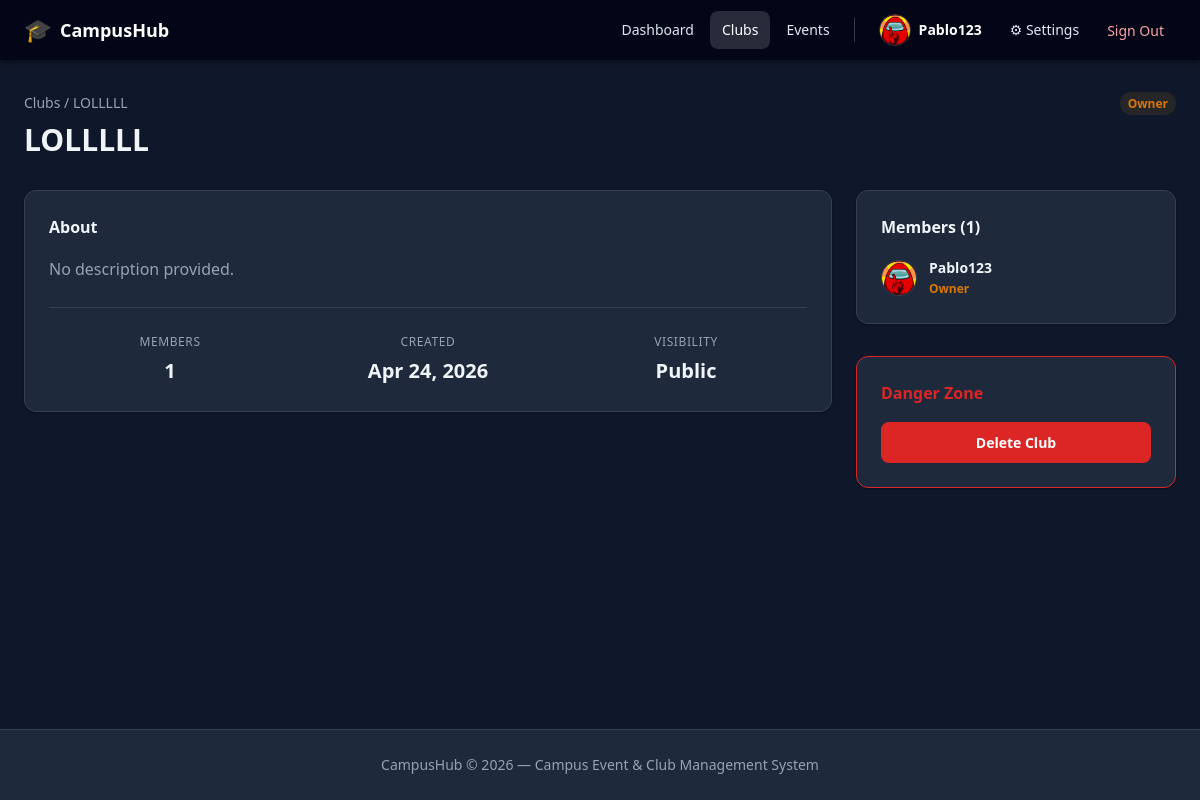
/clubs/4 (signed in), run on an earlier commit of the app's database.
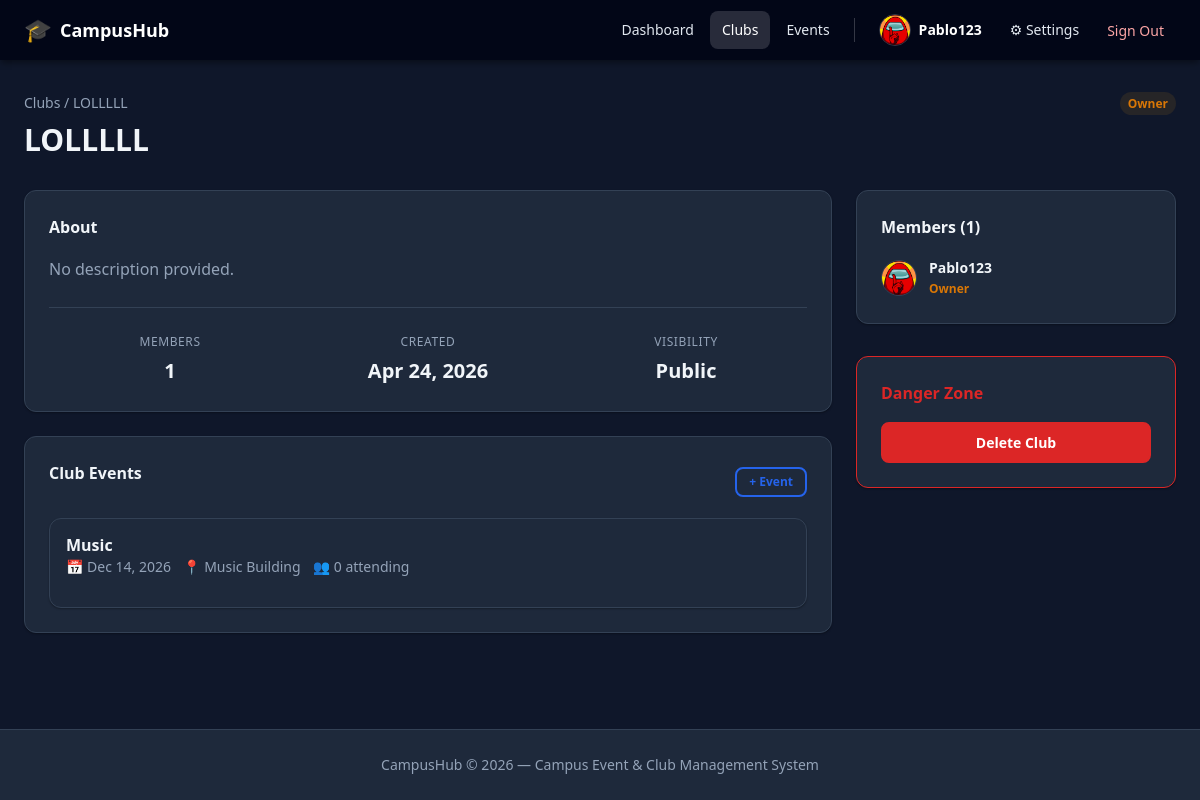
And on a later commit of the database.
### app/models/user.py (models this page shows, shortened)
class User(Base):
    __tablename__ = "users"
    id: Mapped[int] = mapped_column(Integer, primary_key=True, index=True)
    username: Mapped[str] = mapped_column(String(50), unique=True, nullable=False, index=True)
    email: Mapped[str] = mapped_column(String(255), unique=True, nullable=False, index=True)
    phone_number: Mapped[str | None] = mapped_column(String(20), nullable=True)
    profile_photo_path: Mapped[str | None] = mapped_column(String(500), nullable=True)
    hashed_password: Mapped[str] = mapped_column(String(255), nullable=False)
    is_active: Mapped[bool] = mapped_column(Boolean, default=True, nullable=False)
    is_admin: Mapped[bool] = mapped_column(Boolean, default=False, nullable=False)
    created_at: Mapped[datetime] = mapped_column(DateTime, server_default=func.now(), nullable=False)
    updated_at: Mapped[datetime] = mapped_column(
        DateTime, server_default=func.now(), onupdate=func.now(), nullable=False
    )
    settings: Mapped["UserSettings"] = relationship(
        "UserSettings", back_populates="user", uselist=False, cascade="all, delete-orphan"
    )
    club_memberships: Mapped[list["ClubMembership"]] = relationship(  # type: ignore[name-defined]
        "ClubMembership", back_populates="user", cascade="all, delete-orphan"
    )
    created_clubs: Mapped[list["Club"]] = relationship(  # type: ignore[name-defined]
        "Club", back_populates="creator", foreign_keys="Club.created_by"
    )
    created_events: Mapped[list["Event"]] = relationship(  # type: ignore[name-defined]
        "Event", back_populates="creator"
    )
    event_attendances: Mapped[list["EventAttendee"]] = relationship(  # type: ignore[name-defined]
        "EventAttendee", back_populates="user", cascade="all, delete-orphan"
    )

### app/models/club.py (models this page shows, shortened)
class Club(Base):
    __tablename__ = "clubs"
    id: Mapped[int] = mapped_column(Integer, primary_key=True, index=True)
    name: Mapped[str] = mapped_column(String(100), unique=True, nullable=False, index=True)
    description: Mapped[str | None] = mapped_column(String(1000), nullable=True)
    is_private: Mapped[bool] = mapped_column(Boolean, default=False, nullable=False)
    created_by: Mapped[int] = mapped_column(
        Integer, ForeignKey("users.id", ondelete="SET NULL"), nullable=True
    )
    created_at: Mapped[datetime] = mapped_column(DateTime, server_default=func.now(), nullable=False)
    updated_at: Mapped[datetime] = mapped_column(
        DateTime, server_default=func.now(), onupdate=func.now(), nullable=False
    )
    creator: Mapped["User"] = relationship(  # type: ignore[name-defined]
        "User", back_populates="created_clubs", foreign_keys=[created_by]
    )
    memberships: Mapped[list["ClubMembership"]] = relationship(
        "ClubMembership", back_populates="club", cascade="all, delete-orphan"
    )
    roles: Mapped[list["ClubRole"]] = relationship(
        "ClubRole", back_populates="club", cascade="all, delete-orphan"
    )
    events: Mapped[list["Event"]] = relationship(  # type: ignore[name-defined]
        "Event", back_populates="club"
    )

class ClubMembership(Base):
    __tablename__ = "club_memberships"
    __table_args__ = (
        UniqueConstraint("user_id", "club_id", name="uq_club_membership"),
    )
    id: Mapped[int] = mapped_column(Integer, primary_key=True, index=True)
    user_id: Mapped[int] = mapped_column(
        Integer, ForeignKey("users.id", ondelete="CASCADE"), nullable=False
    )
    club_id: Mapped[int] = mapped_column(
        Integer, ForeignKey("clubs.id", ondelete="CASCADE"), nullable=False
    )
    role_id: Mapped[int | None] = mapped_column(
        Integer, ForeignKey("club_roles.id", ondelete="SET NULL"), nullable=True
    )
    joined_at: Mapped[datetime] = mapped_column(DateTime, server_default=func.now(), nullable=False)
    is_approved: Mapped[bool] = mapped_column(Boolean, default=True, nullable=False)
    user: Mapped["User"] = relationship("User", back_populates="club_memberships")  # type: ignore[name-defined]
    club: Mapped["Club"] = relationship("Club", back_populates="memberships")
    role: Mapped["ClubRole | None"] = relationship("ClubRole", back_populates="memberships")

class ClubRole(Base):
    __tablename__ = "club_roles"
    id: Mapped[int] = mapped_column(Integer, primary_key=True, index=True)
    club_id: Mapped[int] = mapped_column(
        Integer, ForeignKey("clubs.id", ondelete="CASCADE"), nullable=False
    )
    name: Mapped[str] = mapped_column(String(50), nullable=False)
    description: Mapped[str | None] = mapped_column(String(255), nullable=True)
    can_manage_members: Mapped[bool] = mapped_column(Boolean, default=False, nullable=False)
    can_create_events: Mapped[bool] = mapped_column(Boolean, default=False, nullable=False)
    can_edit_club: Mapped[bool] = mapped_column(Boolean, default=False, nullable=False)
    is_default: Mapped[bool] = mapped_column(Boolean, default=False, nullable=False)
    club: Mapped["Club"] = relationship("Club", back_populates="roles")
    memberships: Mapped[list["ClubMembership"]] = relationship(
        "ClubMembership", back_populates="role"
    )

### app/models/event.py (models this page shows, shortened)
class Event(Base):
    __tablename__ = "events"
    id: Mapped[int] = mapped_column(Integer, primary_key=True, index=True)
    title: Mapped[str] = mapped_column(String(200), nullable=False)
    description: Mapped[str | None] = mapped_column(String(5000), nullable=True)
    location: Mapped[str | None] = mapped_column(String(300), nullable=True)
    map_query: Mapped[str | None] = mapped_column(String(500), nullable=True)
    event_date: Mapped[date] = mapped_column(Date, nullable=False)
    event_time: Mapped[time | None] = mapped_column(Time, nullable=True)
    capacity: Mapped[int | None] = mapped_column(Integer, nullable=True)
    is_private: Mapped[bool] = mapped_column(Boolean, default=False, nullable=False)
    created_by: Mapped[int] = mapped_column(
        Integer, ForeignKey("users.id", ondelete="SET NULL"), nullable=True
    )
    club_id: Mapped[int | None] = mapped_column(
        Integer, ForeignKey("clubs.id", ondelete="SET NULL"), nullable=True
    )
    created_at: Mapped[datetime] = mapped_column(DateTime, server_default=func.now(), nullable=False)
    updated_at: Mapped[datetime] = mapped_column(
        DateTime, server_default=func.now(), onupdate=func.now(), nullable=False
    )
    creator: Mapped["User"] = relationship(  # type: ignore[name-defined]
        "User", back_populates="created_events"
    )
    club: Mapped["Club | None"] = relationship(  # type: ignore[name-defined]
        "Club", back_populates="events"
    )
    attendees: Mapped[list["EventAttendee"]] = relationship(
        "EventAttendee", back_populates="event", cascade="all, delete-orphan"
    )
    tags: Mapped[list["Tag"]] = relationship(
        "Tag", secondary=event_tags, back_populates="events"
    )

### app/routers/clubs.py (the view)
@router.get("/{club_id}", response_class=HTMLResponse)
async def club_detail(
    club_id: int,
    request: Request,
    db: Session = Depends(get_db),
    current_user: User = Depends(get_current_user),
):
    club = club_service.get_club_by_id(db, club_id)
    if not club:
        _flash(request, "Club not found.", "error")
        return RedirectResponse(url="/clubs", status_code=302)
    membership = club_service.get_membership(db, current_user.id, club_id)
    is_owner = club_service.is_club_owner(db, current_user.id, club_id)
    can_manage = current_user.is_admin or is_owner
    from app.models.club import ClubMembership
    memberships = (
        db.query(ClubMembership)
        .filter(ClubMembership.club_id == club_id, ClubMembership.is_approved == True)
        .all()
    )
    visible_events = [
        event for event in club.events
        if event_service.can_view_event(db, current_user, event)
    ]
    return templates.TemplateResponse(
        request,
        "clubs/detail.html",
        {
            "club": club,
            "current_user": current_user,
            "membership": membership,
            "is_owner": is_owner,
            "can_manage": can_manage,
            "memberships": memberships,
            "visible_events": visible_events,
        },
    )

### app/templates/clubs/detail.html (shortened to what this page needs)
{% extends "base.html" %}
{% block content %}
<div class="page-header">
    <div>
        <div class="breadcrumb"><a href="/clubs" class="link">Clubs</a> / {{ club.name }}</div>
        <h1 class="page-title">{{ club.name }}</h1>
    </div>
    <div class="header-actions">
        {% if membership and membership.is_approved %}
            {% if is_owner %}
            <span class="badge badge-owner">Owner</span>
            {% else %}
            <form action="/clubs/{{ club.id }}/leave" method="post" onsubmit="return confirm('Leave {{ club.name }}?')">
                <button type="submit" class="btn btn-outline btn-danger">Leave Club</button>
            </form>
            {% endif %}
        {% elif membership and not membership.is_approved %}
            <span class="badge badge-muted">Pending Approval</span>
        {% else %}
            <form action="/clubs/{{ club.id }}/join" method="post">
                <button type="submit" class="btn btn-primary">
                    {{ 'Request to Join' if club.is_private else 'Join Club' }}
                </button>
            </form>
        {% endif %}
    </div>
</div>
<div class="detail-grid">
    <div class="detail-main">
        <div class="card">
            <div class="card-body">
                <h2 class="card-section-title">About</h2>
                {% if club.description %}
                <p class="club-description">{{ club.description }}</p>
                {% else %}
                <p class="muted">No description provided.</p>
                {% endif %}
                <div class="info-grid">
                    <div class="info-item">
                        <span class="info-label">Members</span>
                        <span class="info-value">{{ club.member_count }}</span>
                    </div>
                    <div class="info-item">
                        <span class="info-label">Created</span>
                        <span class="info-value">{{ club.created_at.strftime('%b %d, %Y') }}</span>
                    </div>
                    <div class="info-item">
                        <span class="info-label">Visibility</span>
                        <span class="info-value">{{ 'Private' if club.is_private else 'Public' }}</span>
                    </div>
                </div>
            </div>
        </div>
        {% if visible_events %}
        <div class="card" style="margin-top: 1.5rem;">
            <div class="card-body">
                <div class="section-header">
                    <h2 class="card-section-title">Club Events</h2>
                    {% if membership and membership.is_approved %}
                    <a href="/events/create" class="btn btn-outline btn-sm">+ Event</a>
                    {% endif %}
                </div>
                <div class="card-list">
                    {% for event in visible_events | sort(attribute='event_date') %}
                    <a href="/events/{{ event.id }}" class="card card-event card-compact">
                        <div class="card-body">
                            <h4 class="card-title">{{ event.title }}</h4>
                            <div class="card-meta">
                                <span class="meta-item">📅 {{ event.event_date.strftime('%b %d, %Y') }}</span>
                                {% if event.location %}<span class="meta-item">📍 {{ event.location }}</span>{% endif %}
                                <span class="meta-item">👥 {{ event.attendee_count }} attending</span>
                            </div>
                        </div>
                    </a>
                    {% endfor %}
                </div>
            </div>
        </div>
        {% endif %}
    </div>
    <aside class="detail-sidebar">
        <div class="card">
            <div class="card-body">
                <h2 class="card-section-title">Members ({{ memberships | length }})</h2>
                <ul class="member-list">
                    {% for m in memberships %}
                    <li class="member-item">
                        <div class="member-info">
                            {% if m.user.profile_photo_url %}
                            <img src="{{ m.user.profile_photo_url }}" alt="{{ m.user.username }} profile photo" class="member-avatar member-avatar-image" />
                            {% else %}
                            <span class="member-avatar">{{ m.user.username[0].upper() }}</span>
                            {% endif %}
                            <div>
                                <span class="member-name">{{ m.user.username }}</span>
                                {% if m.role %}
                                <span class="member-role {% if m.role.name == 'Owner' %}role-owner{% endif %}">
                                    {{ m.role.name }}
                                </span>
                                {% endif %}
                            </div>
                        </div>
                    </li>
                    {% endfor %}
                </ul>
            </div>
        </div>
        {% if is_owner %}
        <div class="card card-danger" style="margin-top: 1rem;">
            <div class="card-body">
                <h3 class="card-section-title">Danger Zone</h3>
                <form action="/clubs/{{ club.id }}/delete" method="post"
                      onsubmit="return confirm('Permanently delete {{ club.name }}? This cannot be undone.')">
                    <button type="submit" class="btn btn-danger btn-full">Delete Club</button>
                </form>
            </div>
        </div>
        {% endif %}
    </aside>
</div>
{% endblock %}

### app/templates/base.html (shortened to what this page needs)
<!DOCTYPE html>
<html lang="{{ current_user.settings.language if current_user and current_user.settings else 'en' }}"
      data-theme="{{ current_user.settings.theme if current_user and current_user.settings else 'light' }}"
      data-text-size="{{ current_user.settings.text_size if current_user and current_user.settings else 'medium' }}">
<head>
    <link rel="stylesheet" href="/static/css/style.css" />
</head>
<body>
<nav class="navbar">
    <div class="navbar-brand">
        <a href="/" class="brand-link">
            <span class="brand-icon">🎓</span>
            <span class="brand-name">CampusHub</span>
        </a>
    </div>
    {% if current_user %}
    <div class="navbar-menu" id="navMenu">
        <a href="/" class="nav-link {% if request.url.path == '/' %}active{% endif %}">Dashboard</a>
        <a href="/clubs" class="nav-link {% if request.url.path.startswith('/clubs') %}active{% endif %}">Clubs</a>
        <a href="/events" class="nav-link {% if request.url.path.startswith('/events') %}active{% endif %}">Events</a>
        <div class="nav-user">
            {% if current_user.profile_photo_url %}
            <img src="{{ current_user.profile_photo_url }}" alt="{{ current_user.username }} profile photo" class="nav-avatar" />
            {% else %}
            <span class="member-avatar nav-avatar-fallback">{{ current_user.username[0].upper() }}</span>
            {% endif %}
            <span class="nav-username">{{ current_user.username }}</span>
        </div>
        <a href="/settings" class="nav-link {% if request.url.path.startswith('/settings') %}active{% endif %}">⚙ Settings</a>
        <form action="/auth/logout" method="post" class="nav-logout-form">
            <button type="submit" class="nav-link btn-logout">Sign Out</button>
        </form>
    </div>
    {% else %}
    <div class="navbar-menu">
        <a href="/auth/login" class="nav-link">Log In</a>
        <a href="/auth/register" class="btn btn-primary">Sign Up</a>
    </div>
    {% endif %}
</nav>
{% set flash = request.session.pop("flash", None) if request.session else None %}
<main class="main-content">
    {% block content %}{% endblock %}
</main>
<footer class="footer">
    <p>CampusHub &copy; 2026 &mdash; Campus Event &amp; Club Management System</p>
</footer>
</body>
</html>

What changed in the data, as far as the page shows it:
added Event: title "Music", event_date "Dec 14, 2026", location "Music Building", attendee_count "0"
Also different on the page:
text now shown: "Club Events + Event"
